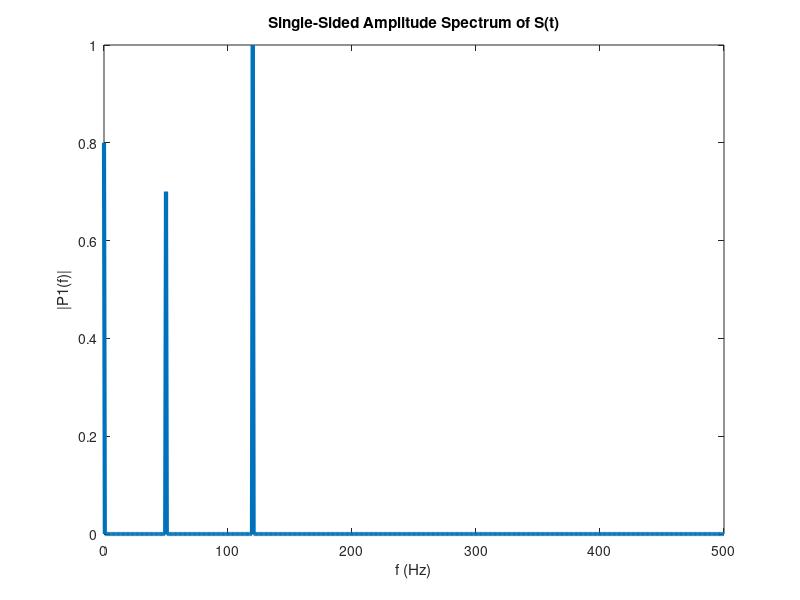

Reproduce this figure in MATLAB.
%% Purpose of the program: Find the frequency components of a signal buried in noise and find the amplitudes of the peak frequencies by using Fourier transform.

Fs = 1000;            % Sampling frequency                    
T = 1/Fs;             % Sampling period       
L = 1500;             % Length of signal
t = (0:L-1)*T;        % Time vector

% Form a signal containing a DC offset of amplitude 0.8, a 50 Hz sinusoid of amplitude 0.7, and a 120 Hz sinusoid of amplitude 1.
S = 0.8 + 0.7*sin(2*pi*50*t) + sin(2*pi*120*t);

% Corrupt the signal with zero-mean random noise with a variance of 4.
X = S + 2*randn(size(t));

% Plot the noisy signal in the time domain. The frequency components are not visually apparent in the plot.
plot(1000*t,X)
grid on
title("Signal Corrupted with Zero-Mean Random Noise")
xlabel("t (milliseconds)")
ylabel("X(t)")

% Compute the Fourier transform of the signal.
Y = fft(X);

% Because Fourier transforms involve complex numbers, plot the complex
% magnitude of the fft spectrum.
plot(Fs/L*(0:L-1),abs(Y),"LineWidth",3)
grid on
title("Complex Magnitude of fft Spectrum")
xlabel("f (Hz)")
ylabel("|fft(X)|")

%{ 
The plot shows five frequency peaks including the peak at 0 Hz for the DC offset. In this example, the signal is expected to have three frequency 
peaks at 0 Hz, 50 Hz, and 120 Hz. Here, the second half of the plot is the mirror reflection of the first half without including the peak at 0 Hz. 
The reason is that the discrete Fourier transform of a time-domain signal has a periodic nature, where the first half of its spectrum is in positive 
frequencies and the second half is in negative frequencies, with the first element reserved for the zero frequency.

For real signals, the fft spectrum is a two-sided spectrum, where the spectrum in the positive frequencies is the complex conjugate of the spectrum 
in the negative frequencies. To show the fft spectrum in the positive and negative frequencies, you can use fftshift. For an even length of L, the 
frequency domain starts from the negative of the Nyquist frequency -Fs/2 up to Fs/2-Fs/L with a spacing or frequency resolution of Fs/L.
%}

plot(Fs/L*(-L/2:L/2-1),abs(fftshift(Y)),"LineWidth",3)
title("fft Spectrum in the Positive and Negative Frequencies")
xlabel("f (Hz)")
ylabel("|fft(X)|")

%{
To find the amplitudes of the three frequency peaks, convert the fft spectrum in Y to the single-sided amplitude spectrum. Because the fft function 
includes a scaling factor L between the original and the transformed signals, rescale Y by dividing by L. Take the complex magnitude of the fft spectrum.
The two-sided amplitude spectrum P2, where the spectrum in the positive frequencies is the complex conjugate of the spectrum in the negative frequencies, 
has half the peak amplitudes of the time-domain signal. To convert to the single-sided spectrum, take the first half of the two-sided spectrum P2. Multiply 
the spectrum in the positive frequencies by 2. You do not need to multiply P1(1) and P1(end) by 2 because these amplitudes correspond to the zero and 
Nyquist frequencies, respectively, and they do not have the complex conjugate pairs in the negative frequencies.
%}

P2 = abs(Y/L);
P1 = P2(1:L/2+1);
P1(2:end-1) = 2*P1(2:end-1);

% Define the frequency domain f for the single-sided spectrum. Plot the single-sided amplitude spectrum P1. As expected, the amplitudes are close to 0.8, 
% 0.7, and 1, but they are not exact because of the added noise. In most cases, longer signals produce better frequency approximations.
f = Fs/L*(0:(L/2));
plot(f,P1,"LineWidth",3) 
title("Single-Sided Amplitude Spectrum of X(t)")
xlabel("f (Hz)")
ylabel("|P1(f)|")

% Now, take the Fourier transform of the original, uncorrupted signal and retrieve the exact amplitudes at 0.8, 0.7, and 1.0.
Y = fft(S);
P2 = abs(Y/L);
P1 = P2(1:L/2+1);
P1(2:end-1) = 2*P1(2:end-1);

plot(f,P1,"LineWidth",3) 
title("Single-Sided Amplitude Spectrum of S(t)")
xlabel("f (Hz)")
ylabel("|P1(f)|")

